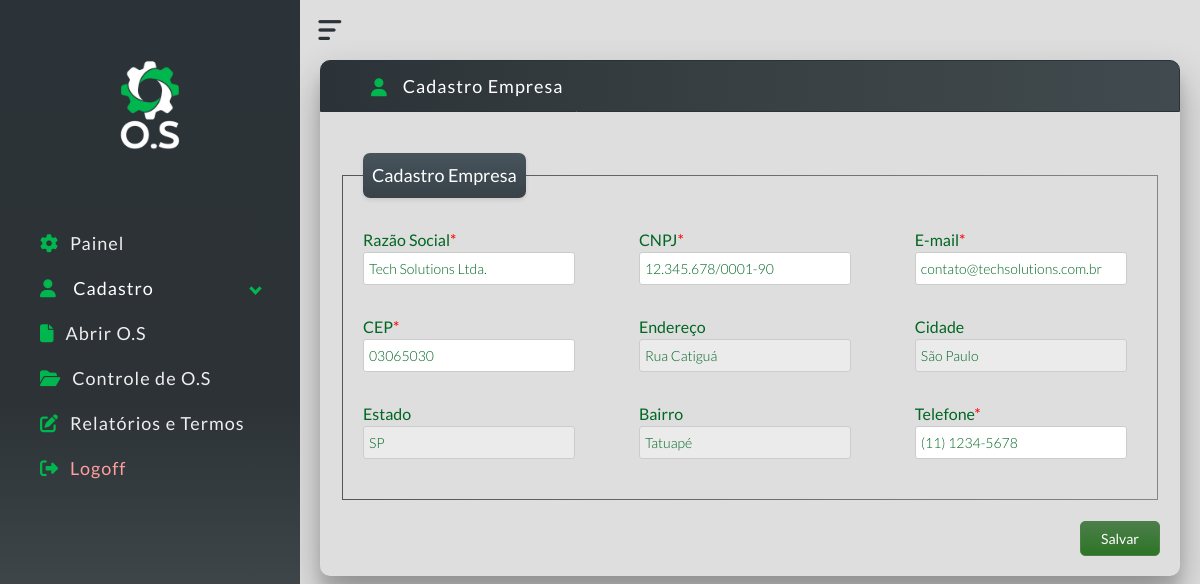
The app's page /cadastro_empresa.php (signed in) with its own data.
### tables this page shows
CREATE TABLE `empresa` (
  `id` int(11) NOT NULL,
  `razao_social` varchar(255) NOT NULL,
  `cnpj` varchar(18) DEFAULT NULL,
  `email` varchar(100) DEFAULT NULL,
  `cep` char(8) DEFAULT NULL,
  `endereco` varchar(255) DEFAULT NULL,
  `cidade` varchar(100) DEFAULT NULL,
  `estado` char(2) DEFAULT NULL,
  `bairro` varchar(100) DEFAULT NULL,
  `telefone` varchar(15) DEFAULT NULL
);

### cadastro_empresa.php (the view, shortened to what this page needs)
<?php
require './lib/php/conection.php';
$sql = "SELECT * FROM empresa";
$stmt = $pdo->prepare($sql);
$stmt->execute();
$empresa = $stmt->fetch(PDO::FETCH_ASSOC);
?>
<!DOCTYPE html>
<html lang="en">
<head>
  <link rel="stylesheet" href="./lib/css/global.css">
</head>
<body class="dashboard-page">
  <div class="container">
    <?php include 'menu.php'; ?>
    <div class="page_center">
      <div class="panel">
        <div class="geral_center">
          <div class="panel-header">
            <h2 class="h2-panel">
              <i class="fa-solid fa-user"> </i>
              <div class="tit-cadastro">Cadastro Empresa</div>
            </h2>
          </div>
          <div class="panel-body">
            <div class="testbox">
              <form class="register_form" id="register_form" method="POST" action="./lib/php/submit.php" onsubmit="return submitForm();">
                <br />
                <fieldset>
                  <legend>Cadastro Empresa</legend>
                  <div class="columns">
                    <div class="item">
                      <label for="fname" class="text_form">Razão Social<span>*</span></label>
                      <input id="fname" type="text" name="fname" class="register_form" value="<?php echo isset($empresa['razao_social']) ? $empresa['razao_social'] : ''; ?>" <?php echo isset($empresa['razao_social']) ? 'readonly' : ''; ?> required />
                    </div>
                    <div class="item">
                      <label for="lname" class="text_form">CNPJ<span>*</span></label>
                      <input id="lname" type="text" name="lname" class="register_form" value="<?php echo isset($empresa['cnpj']) ? $empresa['cnpj'] : ''; ?>" <?php echo isset($empresa['cnpj']) ? 'readonly' : ''; ?> required />
                    </div>
                    <div class="item">
                      <label for="eaddress" class="text_form">E-mail<span>*</span></label>
                      <input id="eaddress" type="email" name="eaddress" class="register_form" value="<?php echo isset($empresa['email']) ? $empresa['email'] : ''; ?>" <?php echo isset($empresa['email']) ? 'readonly' : ''; ?> required />
                    </div>
                    <div class="item">
                      <label for="zip" class="text_form">CEP<span>*</span></label>
                      <input id="zip" type="text" name="zip" class="register_form" value="<?php echo isset($empresa['cep']) ? $empresa['cep'] : ''; ?>" <?php echo isset($empresa['cep']) ? 'readonly' : ''; ?> required oninput="fillAddress(this.value)" />
                    </div>
                    <div class="item">
                      <label for="address" class="text_form">Endereço<span></span></label>
                      <input id="address" type="text" name="address" class="register_form2" value="<?php echo isset($empresa['endereco']) ? $empresa['endereco'] : ''; ?>" readonly />
                    </div>
                    <div class="item">
                      <label for="city" class="text_form">Cidade<span></span></label>
                      <input id="city" type="text" name="city" class="register_form2" value="<?php echo isset($empresa['cidade']) ? $empresa['cidade'] : ''; ?>" readonly />
                    </div>
                    <div class="item">
                      <label for="state" class="text_form">Estado<span></span></label>
                      <input id="state" type="text" name="state" class="register_form2" value="<?php echo isset($empresa['estado']) ? $empresa['estado'] : ''; ?>" readonly />
                    </div>
                    <div class="item">
                      <label for="bairro" class="text_form">Bairro<span></span></label>
                      <input id="bairro" type="text" name="bairro" class="register_form2" value="<?php echo isset($empresa['bairro']) ? $empresa['bairro'] : ''; ?>" readonly />
                    </div>
                    <div class="item">
                      <label for="phone" class="text_form">Telefone<span>*</span></label>
                      <input id="phone" type="tel" name="phone" class="register_form" value="<?php echo isset($empresa['telefone']) ? $empresa['telefone'] : ''; ?>" <?php echo isset($empresa['telefone']) ? 'readonly' : ''; ?> required />
                    </div>
                </fieldset>
                <br />
                <div>
                  <button type="submit" class="button-enviar">Salvar</button>
                </div>
              </form>
            </div>
          </div>
        </div>
      </div>
    </div>
  </div>
</body>
</html>

### records on screen
empresa: fname "Tech Solutions Ltda.", lname "12.345.678/0001-90", eaddress "contato@techsolutions.com.br", zip "03065030", address "Rua Catiguá", city "São Paulo", state "SP", bairro "Tatuapé", phone "(11) 1234-5678"
